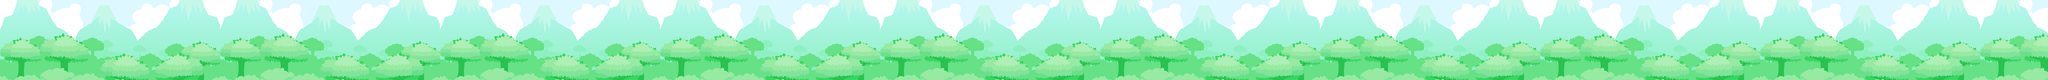

A 2D game scene composited from a Tiled map and its tileset images. What follows is a short description and the map's XML, with each tile layer's data collapsed to a summary:
An orthogonal 512x20 tile map with 16x16 px tiles, 1 tile layer (Tile Layer 1).

<map version="1.0" orientation="orthogonal" renderorder="right-down" width="512" height="20" tilewidth="16" tileheight="16" nextobjectid="1">
 <tileset firstgid="1" name="BG" tilewidth="16" tileheight="16" spacing="2" margin="1" tilecount="2255" columns="55">
  <image source="BG.png" width="1000" height="750" />
 </tileset>
 <layer name="Tile Layer 1" width="512" height="20">
  <data>[10240 cells, 10240 non-empty, 1100 distinct tile ids]</data>
 </layer>
</map>
